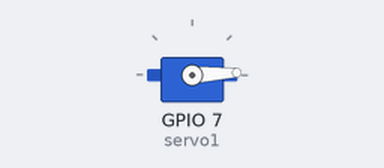
Simulated run of this sketch. Board: ESP32. Shown: servo.

Above: at 0.05 s.
At 1.95 s:
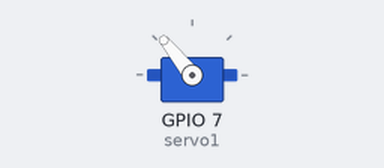
At 3.9 s:
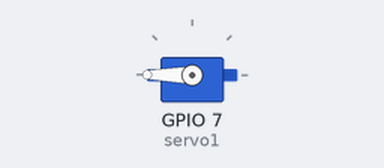
At 7.8 s:
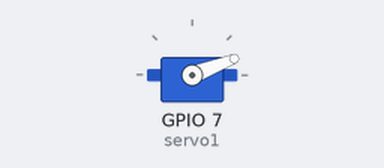
Timing chart, 0 to 10.6 s (numbered marks = the images above):
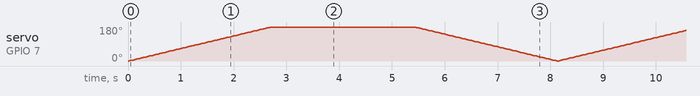

The sketch:

servo_test.ino
```cpp
#include <Arduino.h>
#include <ESP32Servo.h>

Servo servo1;

int pos = 0;

void setup() {
  servo1.setPeriodHertz(50);            // standard 50 Hz servo
  servo1.attach(7, 500, 2500);         // GPIO 7
}

void loop() {

  for (pos = 0; pos <= 270; pos += 1) {   // your servo supports ~270°
    servo1.write(pos);
    delay(15);
  }

  for (pos = 270; pos >= 0; pos -= 1) {
    servo1.write(pos);
    delay(15);
  }

}
```
